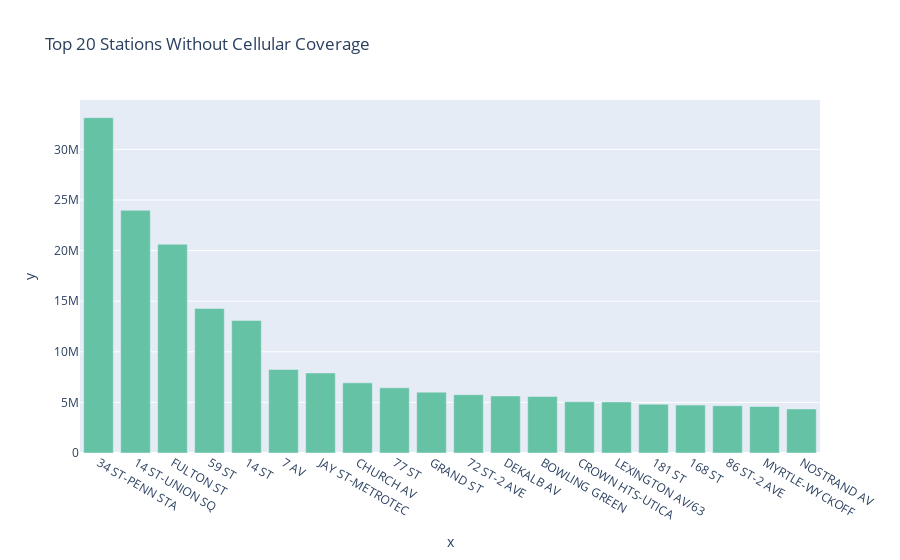

Write notebook code for a chart like this one.
### Code cell
import plotly.express as px
df = not_cov_by_any
fig = px.bar(df, x=df["STATION"][:20], y=df["Total_Ridership"][:20],title="Top 20 Stations Without Cellular Coverage",color_discrete_sequence=px.colors.qualitative.Set2)
fig.show()

### Figure 1 — Plotly figure (JSON) as saved in the notebook; plotly's stock layout.template omitted (floating-point values rounded to 4 significant figures)
{"data": [{"alignmentgroup": "True", "hovertemplate": "x=%{x}<br>y=%{y}<extra></extra>", "legendgroup": "", "marker": {"color": "rgb(102,194,165)"}, "name": "", "offsetgroup": "", "orientation": "v", "showlegend": false, "textposition": "auto", "type": "bar", "x": ["34 ST-PENN STA", "14 ST-UNION SQ", "FULTON ST", "59 ST", "14 ST", "7 AV", "JAY ST-METROTEC", "CHURCH AV", "77 ST", "GRAND ST", "72 ST-2 AVE", "DEKALB AV", "BOWLING GREEN", "CROWN HTS-UTICA", "LEXINGTON AV/63", "181 ST", "168 ST", "86 ST-2 AVE", "MYRTLE-WYCKOFF", "NOSTRAND AV"], "xaxis": "x", "y": [33133152, 23978084, 20629474, 14271424, 13098342, 8248770, 7905827, 6932215, 6441905, 6013024, 5765841, 5636500, 5575471, 5060728, 5046848, 4818556, 4734416, 4671651, 4599378, 4353811], "yaxis": "y"}], "layout": {"barmode": "relative", "legend": {"tracegroupgap": 0}, "title": {"text": "Top 20 Stations Without Cellular Coverage"}, "xaxis": {"anchor": "y", "domain": [0, 1], "title": {"text": "x"}}, "yaxis": {"anchor": "x", "domain": [0, 1], "title": {"text": "y"}}}}
